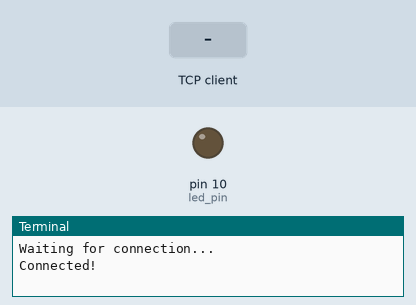
This program was run on a simulated Raspberry Pi (header pin numbers). Parts: output pins drawn as LEDs (lit = HIGH), the last lines printed to the terminal. Inputs (shaded band) come from the test bench. One TCP client connects 1 s after the port opens and stays connected.

Above: at 1.2 s.
1.3 s: the TCP client sends "on"
At 2.7 s:
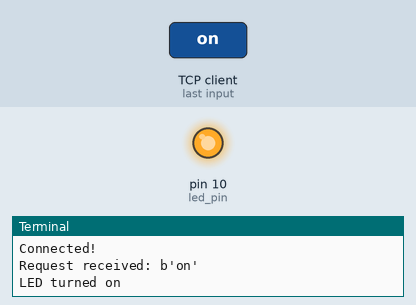
Timing chart, 0 to 4.3 s (numbered marks = the images above; inputs shaded):
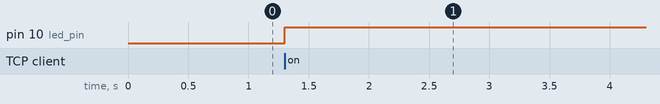

Measured:
- after the input at 1.3 s, pin 10 (led_pin): LOW → HIGH at once

The program:

led_server.py
```python
import RPi.GPIO as GPIO
import time
import socket

# Setup LED GPIO and LED
GPIO.setmode(GPIO.BOARD)

led_pin = 10
GPIO.setup(led_pin, GPIO.OUT)

# Create a socket
ms = socket.socket(socket.AF_INET, socket.SOCK_STREAM)

# Bind socket
ms.bind(("", 1234))

# Listen for connection
print("Waiting for connection...")
ms.listen(5)


while True:
    # Accept the connection
    conn, addr = ms.accept() # Connection and address
    print("Connected!")

    # Receive the request
    data = conn.recv(1000)
    print("Request received:", data)

    # Perform operation based on client request
    if data == b"quit":
        print("Closing server...")
        break
    elif data == b"on":
        GPIO.output(led_pin, True)
        print("LED turned on")
    elif data == b"off":
        GPIO.output(led_pin, False)
        print("LED turned off")
    else:
        print("No valid command received.")


# Close all connections when done
conn.close()
ms.close()
```
